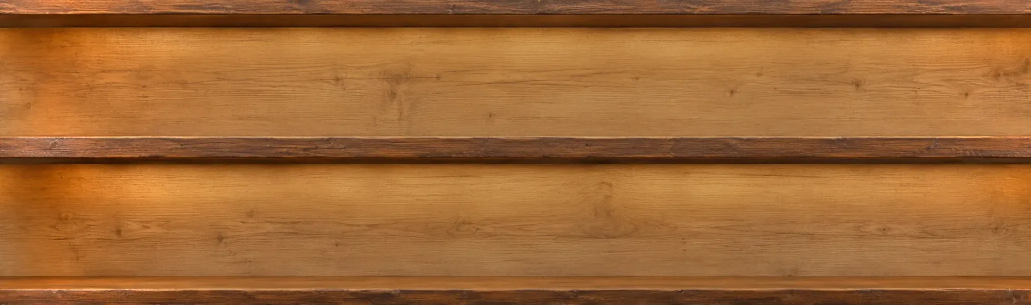
#> input picture tools/fixture-src/case-shelf.webp, 2062 x 609 px (shown at 1/2 size)
$ python cut_fixture.py
#> lines starting #> are read from the running program, lines starting #| are printed output that depends on the picture
# -*- coding: utf-8 -*-
"""什器の部材を、既存の絵から切り出す。

本棚は1枚の絵ではなく、部材を組んで描く。
段の高さは本の大きさ（判型×倍率）から決まり、画面ごとに変わる。
1枚の絵だと段と棚板の比率が絵に固定され、本の大きさに合わせられない。

切り出す部材
  case-crown-front.webp 天板の笠木（前面）。下の角が裏へ回り込むところまで
  case-crown-fascia.webp 天板の幕板（笠木の下の板の前面）。棚のテーマの札を留める板。
                        背板と同じ明るい板のうち、節の少ない帯。均してから使い、色は画面の側で落とす
  case-ceiling.webp     天板の裏（いちばん上の段から見上げた面）。中の棚板の裏にも使う
  case-back-panel.webp  背板（段の奥）。色と明るさの大きな斑を均し、木目の濃淡を強める
  case-board-front.webp 棚板の小口（本が立つ板の前面）。上の丸い角から、裏との折れ目まで
  deck-top.webp         平台の天板（上から見た面）
  deck-lip-edge.webp    平台の手前の縁。丸い上の角と前の面だけ（下の溝と幕板は含めない）
  floor-boards.webp     床板
行の位置は、元の絵を行ごとの明るさで測って決めた。

画像は長くキャッシュされる（vercel.json）。絵の中身を変えたときは、
同じ名前で上書きせず、新しい名前で書き出して古い絵を消す。

天板・その裏・棚板は、元の絵に左から当たっている光を均してから保存する。
絵に焼き込まれた光が残ると、横に長く伸ばしたときに明るい斑が浮き、
狭い画面では板の左端の明るいところだけが写る。
光は画面の側（shelf.css）で、窓の位置に合わせて足す。

背板は色と明るさの大きな斑も均す。元の絵の左端には、赤みの強い暗い斑がある。
背板は段の高さに合わせて引き伸ばすので、狭い画面ほど絵の左端しか写らない。
斑が残ると、スマートフォンでは段の奥だけが赤黒く沈む。

背板と天板の裏は暗く沈めて使うので、そのままでは木目が消えて、段の奥が
板ではなく暗い穴に、天板の裏がのっぺりした帯に見える。明るさの平均は
そのままに、木目の細かな濃淡だけを強める。
"""
import os
import numpy as np
from PIL import Image, ImageFilter

ROOT = os.path.dirname(os.path.dirname(os.path.abspath(__file__)))
IMG = os.path.join(ROOT, 'assets', 'images')
# 切り出し元の絵。配信はしないので assets の外に置く
SRC = os.path.join(ROOT, 'tools', 'fixture-src')

CUTS = [
    # 出力名,                 元の絵,              上,   下, 均すもの, 木目の濃淡
    #   均すもの … '列'＝横に流れる光だけ、'斑'＝色と明るさの大きな斑も
    ('case-crown-front.webp', 'case-shelf.webp',    0,   28, '列',  1.0),
    ('case-crown-fascia.webp', 'case-shelf.webp', 110,  160, '列',  1.8),
    ('case-ceiling.webp',     'case-shelf.webp',   29,   54, '列',  1.8),
    ('case-back-panel.webp',  'case-shelf.webp',   70,  266, '斑',  2.2),
    ('case-board-front.webp', 'case-shelf.webp',  275,  314, '列',  1.0),
    ('deck-top.webp',         'platform.webp',     70,  441, None, 1.0),
    ('deck-lip-edge.webp',    'platform.webp',    438,  481, None, 1.0),
    ('floor-boards.webp',     'platform.webp',    760, 1024, None, 1.0),
]


def even_light(part):
    """列ごとの明るさを、なだらかな平均にそろえる。
    木目や節の細かな濃淡は残し、横に大きく流れる光だけを取る。
    左右の端は輪にしてならすので、端どうしの明るさもそろう。"""
    a = np.asarray(part).astype(np.float64)
    col = (a @ [0.299, 0.587, 0.114]).mean(axis=0)
    sigma, reach = 120.0, 360
    x = np.arange(-reach, reach + 1)
    k = np.exp(-(x * x) / (2 * sigma * sigma))
    k /= k.sum()
    n = col.size
    ring = np.concatenate([col[-reach:], col, col[:reach]])
    smooth = np.convolve(ring, k, mode='same')[reach:reach + n]
    gain = col.mean() / smooth
    out = np.clip(a * gain[None, :, None], 0, 255).astype(np.uint8)
    return Image.fromarray(out, 'RGB')


def even_patches(part):
    """色と明るさの大きな斑を、色ごとに板全体の平均へそろえる。
    木目の幅より大きな斑だけを取るので、木目と節はそのまま残る。
    画面の幅によって板の見える範囲が変わっても、色と暗さが変わらない。"""
    a = np.asarray(part).astype(np.float64)
    out = np.empty_like(a)
    for c in range(3):
        ch = Image.fromarray(np.clip(a[..., c], 0, 255).astype(np.uint8), 'L')
        low = np.asarray(ch.filter(ImageFilter.GaussianBlur(20))).astype(np.float64)
        out[..., c] = a[..., c] * (a[..., c].mean() / np.maximum(low, 1.0))
    return Image.fromarray(np.clip(out, 0, 255).astype(np.uint8), 'RGB')


def deepen_grain(part, k):
    """木目の細かな濃淡だけを k 倍にする。
    ぼかした明るさ（板の明るさのなだらかな変化）はそのまま残すので、
    平均の明るさは変わらない。色の比も変えない。"""
    a = np.asarray(part).astype(np.float64)
    lum = a @ [0.299, 0.587, 0.114]
    gray = Image.fromarray(np.clip(lum, 0, 255).astype(np.uint8), 'L')
    low = np.asarray(gray.filter(ImageFilter.GaussianBlur(6))).astype(np.float64)
    ratio = (low + k * (lum - low)) / np.maximum(lum, 1.0)
    out = np.clip(a * ratio[:, :, None], 0, 255).astype(np.uint8)
    return Image.fromarray(out, 'RGB')


for out, src, top, bottom, even, grain in CUTS:
    im = Image.open(os.path.join(SRC, src)).convert('RGB')
#> im is the input picture: PIL image 2062x609 RGB; mean R, G, B 159.5, 103.2, 52.5
    part = im.crop((0, top, im.width, bottom))
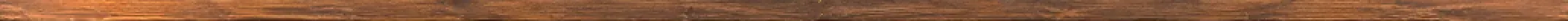
#> part: PIL image 2062x28 RGB (shown at 1/2 size); mean R, G, B 141.2, 90.5, 59.1
    if even == '列':
        part = even_light(part)
#> in even_light, `col = (a @ [0.299, 0.587, 0.114]).mean(axis=0)`: col = 2062 values, max 148.1 at index 94, min 76.96 at index 1086, mean 102.1
#> in even_light, `ring = np.concatenate([col[-reach:], col, col[:reach]])`: ring = 2782 values, max 148.1 at index 454, min 76.96 at index 1446, mean 106.4
#> in even_light, `smooth = np.convolve(ring, k, mode='same')[reach:reach + n]`: smooth = 2062 values, max 129.3 at index 119, min 88.02 at index 1063, mean 102.1
#> in even_light, `gain = col.mean() / smooth`: gain = 2062 values, max 1.16 at index 1063, min 0.789 at index 119, mean 1.01
#> in even_light, `return Image.fromarray(out, 'RGB')`:
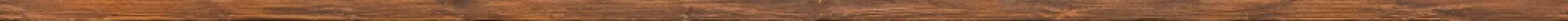
#> returned value: PIL image 2062x28 RGB (shown at 1/2 size); mean R, G, B 140.1, 90, 58.9
    elif even == '斑':
        part = even_patches(part)
    if grain != 1.0:
        part = deepen_grain(part, grain)
    part.save(os.path.join(IMG, out), 'WEBP', quality=90, method=6)
    print('%-18s %dx%d' % (out, part.width, part.height))
#| case-crown-front.webp 2062x28
